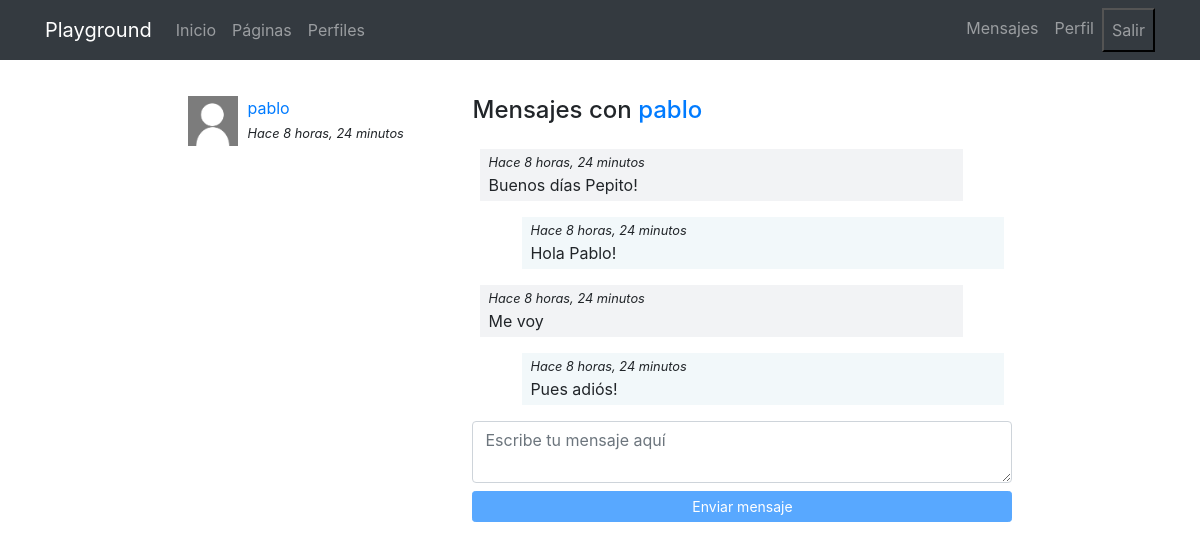
Before: /messenger/thread/1 (signed in) with the older database file.
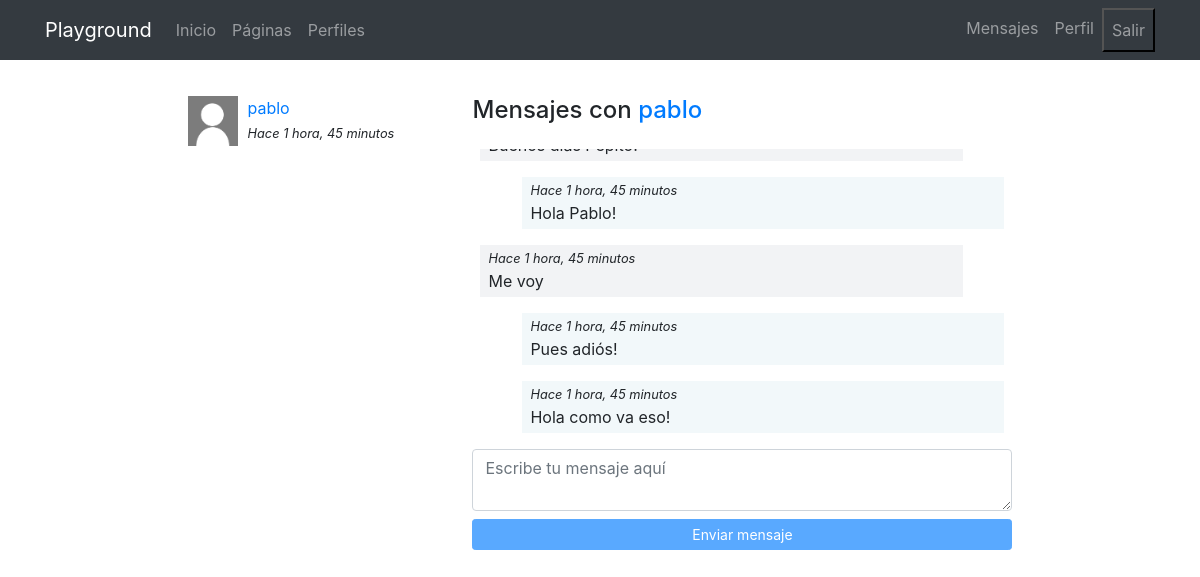
After: the same page with the newer database file.
### messanger/models.py (models this page shows)
class Thread(models.Model):
    users = models.ManyToManyField(User, related_name='threads')
    messages = models.ManyToManyField(Message)
    updated = models.DateTimeField(auto_now=True)
    objects = ThreadManager()
    class Meta:
        ordering = ['-updated']

class Message(models.Model):
    user = models.ForeignKey(User, on_delete=models.CASCADE)
    content = models.TextField()
    created = models.DateTimeField(auto_now_add=True)
    class Meta:
        ordering = ['created']

### messanger/views.py (the view)
# urls.py: path('thread/<int:pk>', ThreadDetail.as_view(), name='detail'),
@method_decorator(login_required, name="dispatch")
class ThreadDetail(DetailView):
  model = Thread
  def get_object(self):
    obj = super(ThreadDetail, self).get_object()
    if self.request.user not in obj.users.all():
      raise Http404
    return obj

### messanger/templates/messanger/thread_detail.html (shortened to what this page needs)
{% extends 'core/base.html' %}
{% load static %}
{% block content %}
<main role="main">
  <div class="container">
    <div class="row mt-3">
      <div class="col-md-9 mx-auto mb-5">
        <div class="row">
          <div class="col-md-4">
            {% for thread in request.user.threads.all %}
              {% if thread.messages.all|length > 0 %}
                <div class="mb-3">
                  {% for user in thread.users.all %}
                    {% if user != request.user %}
                      {% if user.profile.avatar %}
                        <img src="{{user.profile.avatar.url}}" class="avatar">
                      {% else %}
                        <img src="{% static 'registration/img/no-avatar.jpg' %}" class="avatar">
                      {% endif %}
                      <div>
                        <a href="{% url 'messanger:detail' thread.pk %}">{{user}}</a><br>
                        <small><i>Hace {{thread.messages.last.created|timesince}}</i></small>
                      </div>
                    {% endif %}
                  {% endfor %}
                </div>
              {% endif %}
            {% endfor %}
          </div>
          <div class="col-md-8">
            {% for user in thread.users.all %}
              {% if user != request.user %}
                <h4 class="mb-4">Mensajes con <a href="{% url 'profiles:detail' user %} ">{{user}}</a></h4>
              {% endif %}
            {% endfor %}
            <div class="thread" id="thread">
              {% for message in object.messages.all %}
                <div {% if request.user == message.user %}class="mine mb-3"{% else %}class="other mb-3"{% endif %}>
                  <small><i>Hace {{thread.messages.last.created|timesince}}</i></small><br>
                  {{message.content}}
                </div>
              {% endfor %}
            </div>
             <textarea class="form-control mb-2" id="content" rows="2" placeholder="Escribe tu mensaje aquí"></textarea>
             <button id="send" class="btn btn-primary btn-sm btn-block" disabled>Enviar mensaje</button>
          </div>
        </div>
    </div>
  </div>
</main>
{% endblock %}

Changed rows visible on the page:
no longer on this page (row unchanged): Message: {{ thread.messages.last.created|timesince }} "8 horas, 24 minutos", content "Buenos días Pepito!"
changed Thread: messages.last.created "8 horas, 24 minutos" → "1 hora, 45 minutos"
added Message: {{ thread.messages.last.created|timesince }} "1 hora, 45 minutos", content "Hola como va eso!"
